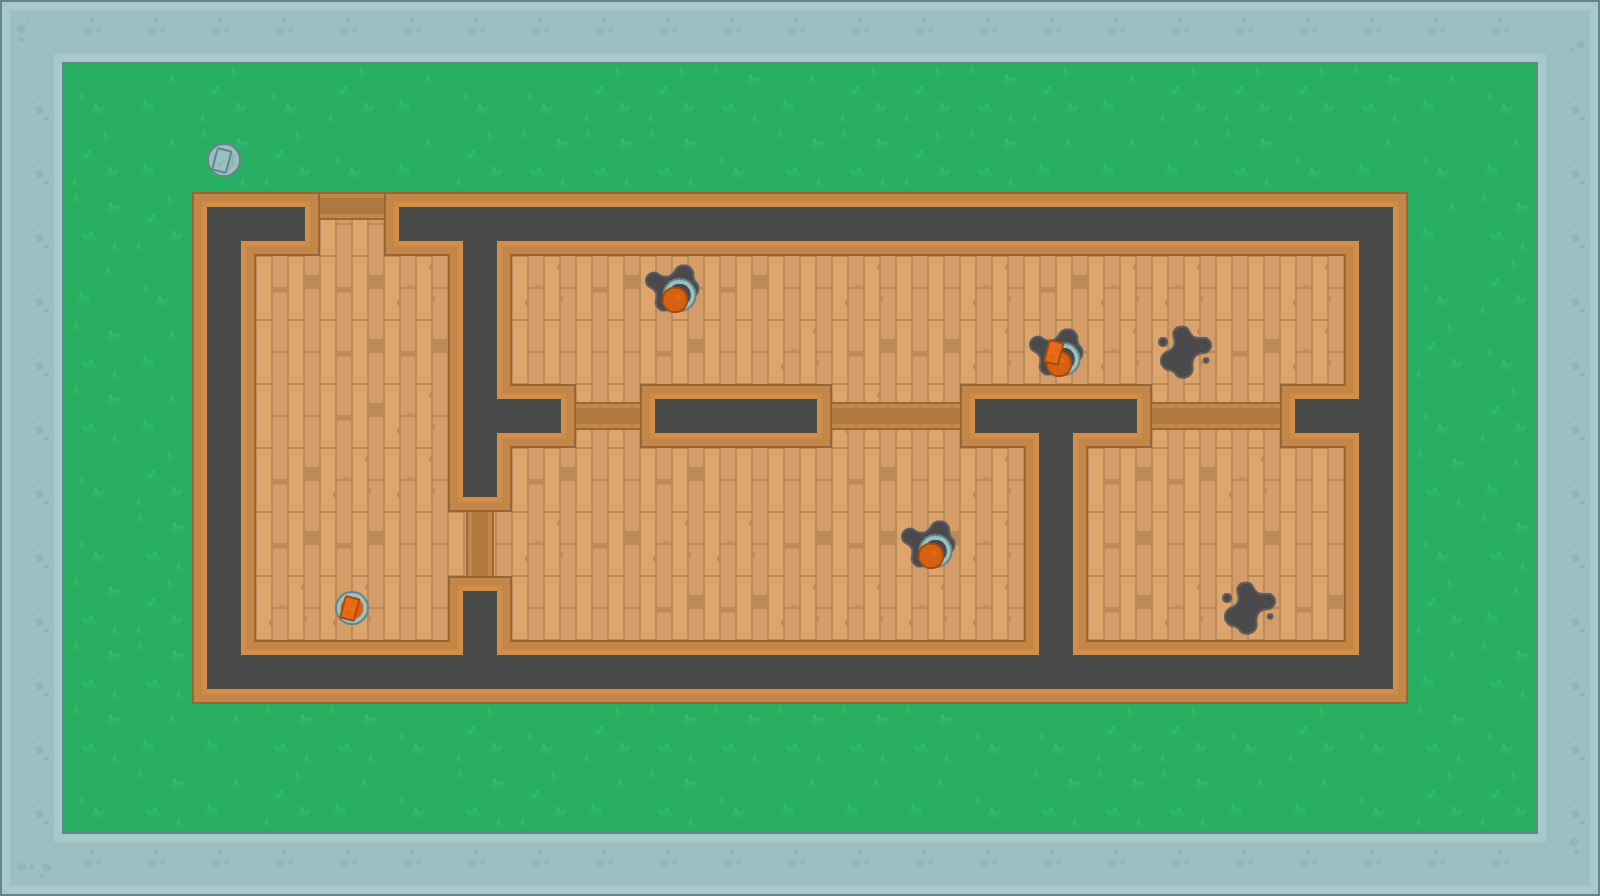

Rendered tile map (Tiled .tmx) drawn with the repository's tilesets; below, a short description and the map source with its tile grids summarised:
An orthogonal 25x14 tile map with 64x64 px tiles, 10 tile layers (Grass, Floors, Doors, Player, ...).

<map version="1.0" tiledversion="1.1.5" orientation="orthogonal" renderorder="right-down" width="25" height="14" tilewidth="64" tileheight="64" infinite="0" nextobjectid="1">
 <tileset firstgid="1" name="tilesheet_complete" tilewidth="64" tileheight="64" tilecount="540" columns="27">
  <image source="tilesets/tilesheet_complete.png" width="1728" height="1280" />
 </tileset>
 <layer name="Grass" width="25" height="14">
  <data>[350 cells, 350 non-empty, 4 distinct tile ids]</data>
 </layer>
 <layer name="Floors" width="25" height="14">
  <data>[350 cells, 105 non-empty, 3 distinct tile ids]</data>
 </layer>
 <layer name="Doors" width="25" height="14">
  <data>[350 cells, 7 non-empty, 3 distinct tile ids]</data>
 </layer>
 <layer name="Player" width="25" height="14">
  <data>[350 cells, 1 non-empty, 1 distinct tile ids]</data>
 </layer>
 <layer name="EnemiesStationary" width="25" height="14">
  <data>[350 cells, 1 non-empty, 1 distinct tile ids]</data>
 </layer>
 <layer name="EnemiesVertical" width="25" height="14">
  <data>[350 cells, 2 non-empty, 1 distinct tile ids]</data>
 </layer>
 <layer name="EnemiesHorizontal" width="25" height="14">
  <data>[350 cells, 3 non-empty, 1 distinct tile ids]</data>
 </layer>
 <layer name="Pistols" width="25" height="14">
  <data>[350 cells, 1 non-empty, 1 distinct tile ids]</data>
 </layer>
 <layer name="MachineGuns" width="25" height="14">
  <data>[350 cells, 2 non-empty, 1 distinct tile ids]</data>
 </layer>
 <layer name="Walls" width="25" height="14">
  <data>[350 cells, 139 non-empty, 20 distinct tile ids]</data>
 </layer>
</map>
